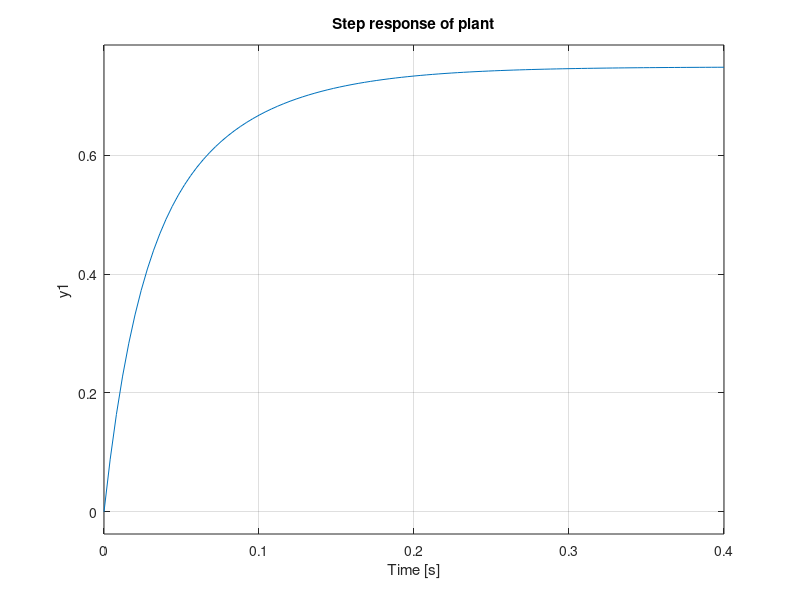

Here is the MATLAB script that generated this plot: (Note: this script raises an error after producing the figure.)
%% Constants, setup
a=4;
b=6;
c=6;

set(gca, 'defaultTextInterpreter','latex')
set(gca, 'FontSize',54)
close all
%% Spec
Np = 6*a.*[1 5*a+c];
Dp = conv([1 4.1*a],[1 8.2*a+2*b+c]);
Gp = tf(Np,Dp);
step(Gp)
title("Step response of plant")
%print('report/img/p1-step-Gp','-dpng');

sip = stepinfo(Gp);
polemin = -1/(sip.SettlingTime*0.8/4);
%fprintf(1, "Maximum pole location: %f\n", polemin);

%% Controllers
% PI ?
k = 18; % k=18,z=28: pole at -26.6 % k=1,z=30: pole at -45.3 works
z = 28;
Gc = tf(k*[1 z],[1 0]); % with unit gain
Go = series(Gp,Gc);
%rlocus(Go)
%rlocfind(Go)

Gideal = tf(1,1);
Gcl = feedback(Go, Gideal);
%pole(Gcl)
step(Gcl);
title("Step response of PI controller and plant in series with unity feedback")
print('report/img/p1-step-Gcl','-dpng');
stepinfo(Gcl)

% PD ?
%k = 1;
%z = 16;
%p = 10;
%Gc = tf(k*[1 z],[1 p]);
%rlocus(Go)
%rlocfind(Go)
%Go = series(Gp,Gc);
%k=4.1;
%k = 500;
%Gcl = feedback(k*Go, Gideal);
%step(Gcl)

%% PID
%k = 0.005;
%z1 = 60;
%z2 = 55;
%Gc = tf(k*conv([1 z1],[1 z2]),[1 0]);
%Go = series(Gp, Gc);
%Gcl = feedback(Go, Gideal);
%rlocus(Go)
%rlocfind(Go)
%step(Gcl)